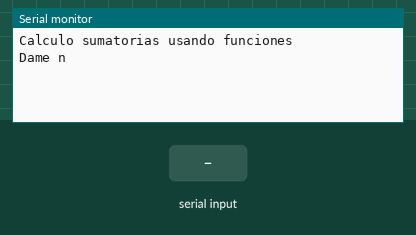
Recording of a sketch running on a simulated Arduino Uno, built with avr-gcc and run on an emulated ATmega328P. Shown: the last lines printed to the serial monitor. The inputs (shaded band) are chosen by the test bench.

Above: at 1.2 s.
1.3 s: "90,45\n" received over Serial
At 2.2 s:
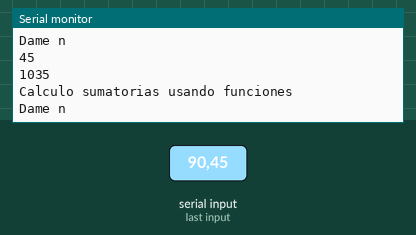
2.8 s: "30,150\n" received over Serial
At 5.3 s:
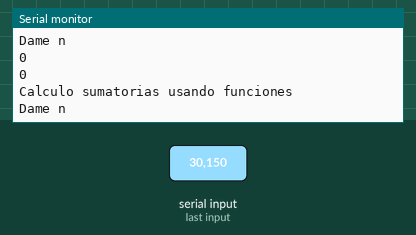
Timing chart, 0 to 6.8 s (numbered marks = the images above; inputs shaded):
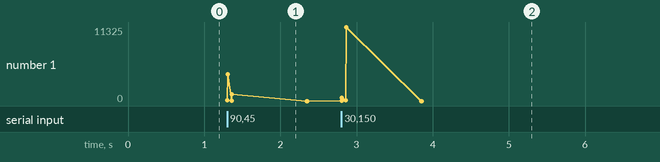

Measured:
- after the input at 1.3 s, the serial monitor: prints a new line at once (image 1)
- after the input at 2.8 s, the serial monitor: prints a new line at once (image 2)

The sketch:

arduino.56.sumatoriasconfunciones.ino
```cpp
int condicion = 0; //condicion control de flujo
int n = 0; //numero a leer

void setup() {
  Serial.begin(9600); //velocidad serial 9600
  Serial.println("Calculo sumatorias usando funciones");
  Serial.println("Dame n");
}
void loop() {

  while (condicion == 0) {   //condicion inicial entra es 0
    if (Serial.available() > 0) {   //si hay dato en serial entra
      n = Serial.parseInt(); //lee el entero del serial
      Serial.println(n);  //muestra n
      condicion = 1;   //cambia condicion sale de bucle ya se tiene dato
    }
  }

  Serial.println(sumatoria(n)); //muestra la funcion doble del valor ingresado
  Serial.println("Calculo sumatorias usando funciones");
  Serial.println("Dame n");
  condicion = 0;            //cambia condicion regresar a bucle inicial

}

int sumatoria(int x) { //define funcion de sumatoria
  int sumatoria = 0;      //tipo de dato de sumatoria

  for (int i = 1; i <= x; i = i + 1) { //for para iterar la suma
    sumatoria = sumatoria + i;         //se acumula la sumatoria
  }

  return sumatoria;    //devuelve valor de sumatoria
}
```
